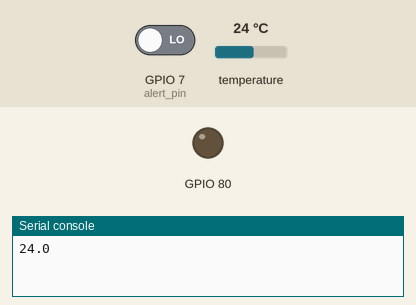
This program was run on a simulated ESP32 board running MicroPython. Parts: output pins drawn as LEDs (lit = HIGH), the last lines printed to the serial console. The test bench sets the inputs (shaded band); at power-on: GPIO 7 (alert_pin) LOW, temperature 24 °C.

Above: at 1.1 s.
At 2.9 s:
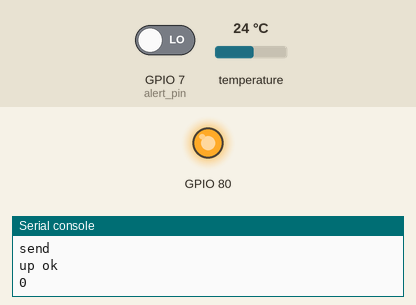
Timing chart, 0 to 8.0 s (numbered marks = the images above):
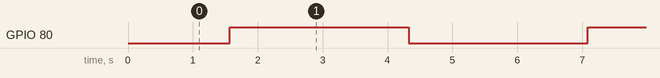

Measured:
- by itself, GPIO 80: alternates HIGH for 2.8 s and LOW for 2.8 s

The program:

stask1.py
```python
# for stm32
import machine
from machine import Pin,UART
import json
import time,onewire,ds18x20
from machine import Pin
from pyb import Timer
import pyb

uart2 = UART(2,9600)

alert_pin = Pin("PA7",Pin.OUT,Pin.PULL_DOWN)

ow=onewire.OneWire(Pin("PB5"))#创建onewire总线
ds=ds18x20.DS18X20(ow)
ds.scan()
roms = ds.scan()#扫描总线上的设备
ds.convert_temp()#获取采样温度
time.sleep_ms(750)
#获取最新温度  23.4375
temperature = ds.read_temp(roms[-1])
print(temperature)

#PD7 water
data_value = [0,0,0] #温度，流速，状态
data_down = [0,0]
#流速
#中断计数+定时器清零赋值
water_pin = Pin("PD7",Pin.IN)
water_count = 0

def water_func():
    global water_count
    water_count += 1
    # print("water_count")
water_pin.irq(trigger=Pin.IRQ_RISING,handler=lambda t:water_func())

def cal_liu():
    global water_count,data_value
    data_value[1] = water_count
    # print(water_count)
    water_count = 0
#------------定时器-------------#
# tim = Timer(4) #设置Timer编号
# tim.init(period=5000, mode=Timer.PERIODIC, callback=lambda t:cal_liu())
tim = Timer(4, period=5000)
#tim.callback(lambda t: pyb.LED(1).toggle())
tim.callback(lambda t: cal_liu())

####
#串口
def to_esp32():
    global data_value,uart2
    data = {"data": data_value}
    data=json.dumps(data)
    uart2.write(data)
    print("send")

    # print("up ok")

#down
# def from_esp32():
#     global data_down
#     ##down
#     r = urequests.get(url2)
#     get_data = r.json()
#     r.close() #记得关闭！！！
#     # print(get_data)
#     for ii in range(2):
#         data_down[ii] = (float)(get_data['data']['data'][ii])
# esp32_down()

######################################
#main
while 1:
    #获取最新温度  23.4375
    try:
        ds.convert_temp()#获取采样温度
        time.sleep_ms(750)
        #获取最新温度  23.4375
        # temperature = ds.read_temp(roms[-1])
        data_value[0] = ds.read_temp(roms[-1])
    except:
        print("temp error")
    #data_value[1] 自动更新
    #超标
    # if data_value[0] > data_down[0] or data_value[1] > data_down[1]:
    #     data_value[2] = 1
    #     alert_pin.on() #报警
    # else:
    #     data_value[2] = 0
    #     alert_pin.off()
    try:
        to_esp32()
        pyb.LED(1).toggle()
        print("up ok")
        print(water_count)
    except:
        print("up wrong")


    # try:
    #     from_esp32()
    #     print("down ok")
    # except:
    #     print("down wrong")
    # print("once")
    time.sleep(2)
```
